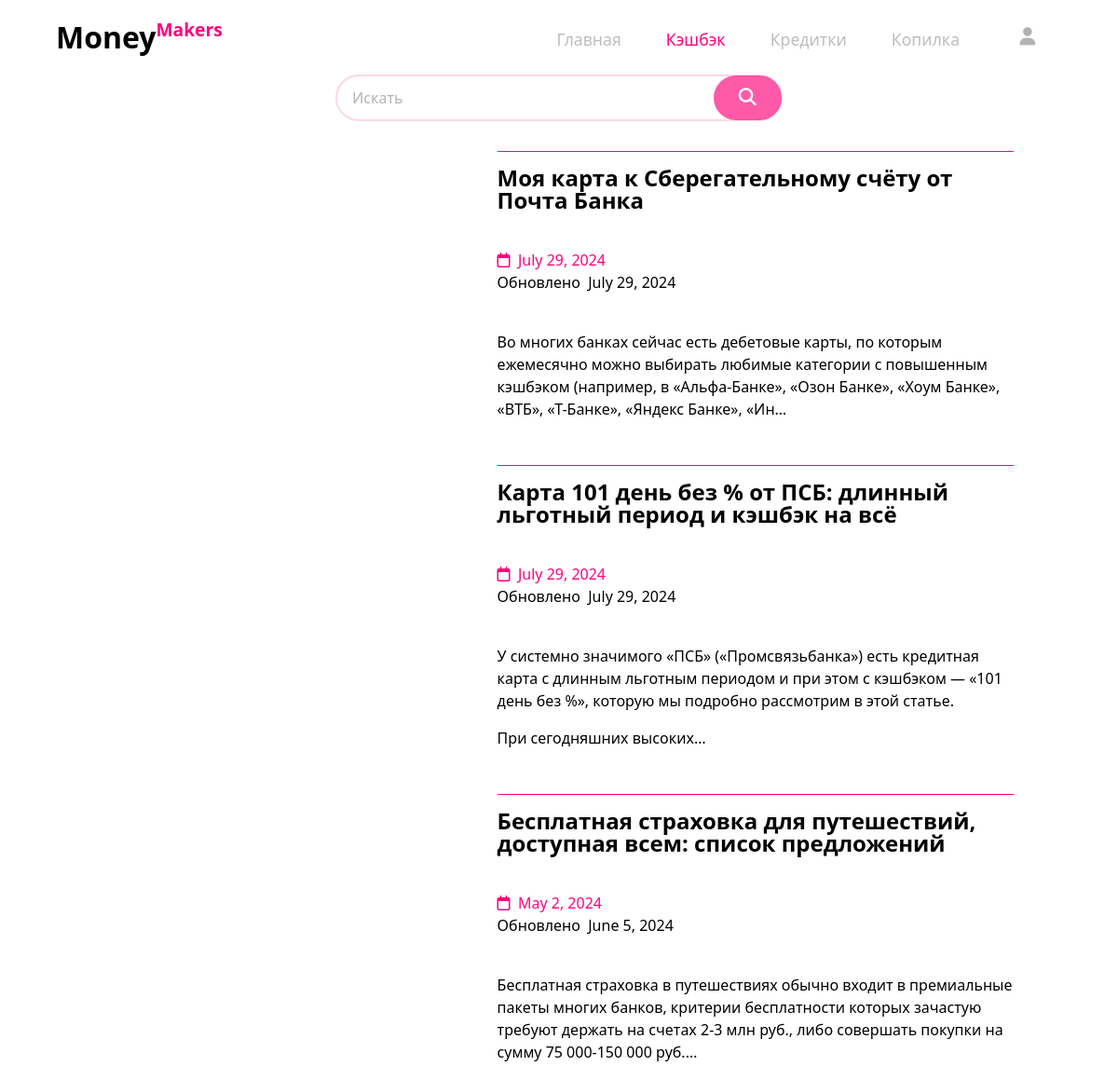
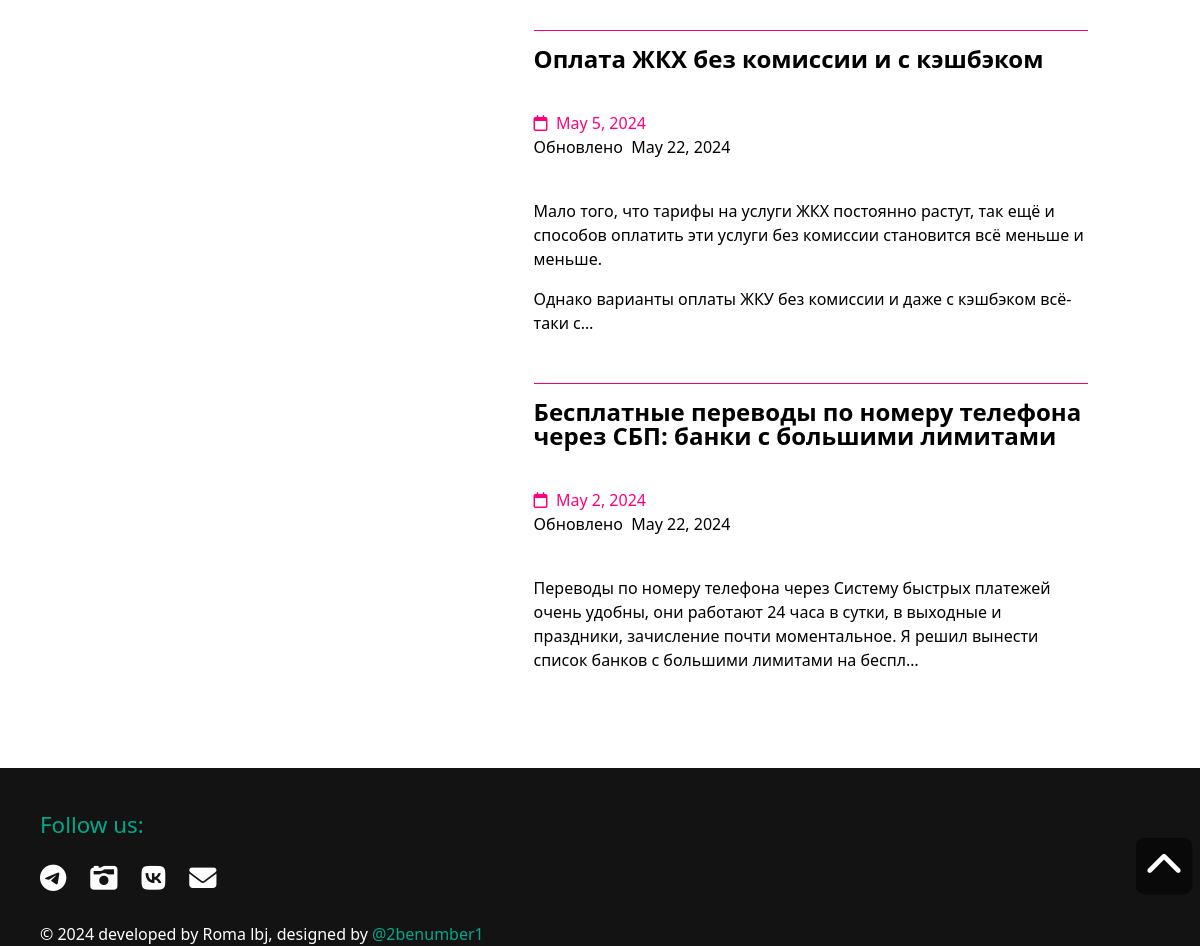
The page /debit on the database its author committed (2 pictures, top to bottom).
### main/models.py (models this page shows, shortened)
class Articles(models.Model):
    credit = 'credit'
    debit = 'debit'
    savings = 'savings'
    CATEGORIES = [(credit, 'Кредитки'), (debit, 'Дебетухи'), (savings, 'Накопилка')]
    title = models.CharField(max_length=255)
    category = models.CharField(max_length=50, choices=CATEGORIES, blank=False)
    content = models.TextField()
    photo = models.ImageField(upload_to="images")
    time_create = models.DateTimeField(auto_now_add=True)
    time_update = models.DateTimeField(auto_now_add=True)
    likes = models.ManyToManyField(User, related_name='likes')
    comments_amount = models.IntegerField(default=0)
    class Meta:
        verbose_name = 'Article'
        verbose_name_plural = 'Articles'

### main/views.py (the view)
# urls.py: path('debit', views.debit, name='debit'),
def debit(request):
    context = {
        'articles': Articles.objects.filter(category='debit').order_by('-time_update'),
    }
    return render(request, 'main/debit.html', context)

### main/templates/main/debit.html (shortened to what this page needs)
{% extends 'main/layout.html' %}
{% block content %}
    <div class="search_form_container">
        <form class="search_form" action="{% url 'searched_for' %}" method="POST">
            <input class="search_input" type="search" placeholder="Искать" name="searched">
            <button class="search_button" type="submit"><i class="fa-solid fa-magnifying-glass"></i></button>
        </form>
    </div>
    <div class="credit_articles_list">
         <ul>
             {% for post in articles %}
                        <li>
                            <a href="{% url 'article_detail' category=post.category id=post.id %}">
                                <div class="post">
                                    <div class="image" style="background-image: url('{{post.photo.url}}');"></div>
                                    <div class="all_info">
                                        <p class="title">{{post.title}}</p>
                                        <p class="time time_create"><i class="fa-regular fa-calendar"></i>&nbsp;&nbsp;{{post.time_create|date}}</p>
                                        <p class="time time_update">Обновлено&nbsp;&nbsp;{{post.time_update|date}}</p>
                                        <p class="contents">{{post.content | truncatechars:220  | safe}}</p>
                                    </div>
                                </div>
                            </a>
                        </li>
             {% endfor %}
         </ul>
    </div>
{% endblock %}

### main/static/main/css/main.css (style rules this page uses)
:root { --header-height: 3rem; --hue: 174; --sat: 63%; --first-color: hsl(var(--hue), var(--sat), 40%); --first-color-alt: hsl(var(--hue), var(--sat), 36%); --title-color: hsl(var(--hue), 12%, 15%); --text-color: hsl(var(--hue), 8%, 35%); --body-color: hsl(var(--hue), 100%, 99%); --container-color: #fff; --body-font: "Work Sans", sans-serif; --h1-font-size: 1.5rem; --normal-font-size: 1rem; --tiny-font-size: .625rem; --z-tooltip: 10; --z-fixed: 100; --shadow-color-darker: rgba(128, 128, 128, 0.1); --shadow-color-medium: rgba(128, 128, 128, 0.05); --shadow-color: rgba(128, 128, 128, 0.02); --blur-radius: 0px; --dark-bright-color: #01a88b; --dark-light-color: #d8f0ed; }
@media screen and (min-width: 968px) { :root { --h1-font-size: 2.25rem; --normal-font-size: 1.1rem; } }
* { box-sizing: border-box; padding: 0; margin: 0; }
body { margin: 0; padding: 0; font-family: var(--body-font); font-size: var(--normal-font-size); background-color: var(--body-color); color: var(--text-color); overflow-x: hidden; scroll-behavior: smooth; }
ul { list-style: none; }
.credit_articles_list { margin: 0 0 10vh 0; padding: 2vh 0 0 10vh; width: 100vw; display: flex; align-items: center; justify-content: flex-start; }
.credit_articles_list ul { margin: 0; padding: 0; width: 90%; height: 100%; display: flex; align-items: center; justify-content: center; flex-direction: column; }
.credit_articles_list ul li { width: 100%; min-height: 35vh; margin: 0 0 2vh 0; padding: 2vh 0 0 0; display: flex; align-items: center; justify-content: center; }
.credit_articles_list a { text-decoration: none; color: black; width: 100%; height: 100%; margin: 0; padding: 0; }
.credit_articles_list ul li:last-child { margin: 0; }
.credit_articles_list .post { width: 100%; height: 100%; margin: 0; padding: 0; display: flex; align-items: flex-start; justify-content: space-between; }
.credit_articles_list .image { min-width: 40%; min-height: 35vh; border-radius: 20px; background-repeat: no-repeat; background-size: cover; background-position: center center; }
.credit_articles_list .all_info { margin: 0 0 0 5vh; padding: 2vh 0 0 0; height: 100%; width: 55%; display: flex; justify-content: flex-start; flex-direction: column; align-items: flex-start; border-top: 1px solid #ff007d; }
.credit_articles_list .title { font-size: 1.5rem; font-weight: 550; line-height: 1.5rem; transition: .2s; }
.credit_articles_list .time { line-height: 1.5rem; margin: 0; font-size: 1rem; }
.credit_articles_list .time_create { margin-top: 3vh; }
.credit_articles_list .time_update { margin-bottom: 3vh; }
.credit_articles_list .contents { font-size: 1.1rem; font-weight: 300; line-height: 1.5rem; }
.credit_articles_list i, .credit_articles_list .time_create { color: #ff007d; }
input { width: 85%; height: 6vh; border-color: transparent; background-color: transparent; }
form input::placeholder { transition: .25s; }
.search_form_container { background-color: #ffffff; margin: 10vh 0 0 0; width: 40vw; display: flex; justify-content: center; align-items: center; }
.search_form_container form { width: 100%; height: 100%; display: flex; justify-content: flex-end; align-items: center; flex-direction: row; position: relative; position: relative; }
.search_form_container button { background-color: #ff007da6; color: white; height: 48px; padding: 0.5% 2%; margin: 0; align-items: center; justify-content: center; font-size: 1rem; border-color: transparent; border-radius: 40px; transition: .3s; position: absolute; right: 1px; }
.search_form_container i { font-size: 1.2rem; transition: .3s; width: 50px; }
.search_form_container input { border: 2px solid #fcd8e2; border-radius: 40px; padding-left: 2vh; height: 50px; width: 40vw; }
input::placeholder { color: rgba(0, 0, 0, 0.3); }
.reset_password label, ul { display: none; }

### rows shown on the page
Articles: title "Моя карта к Сберегательному счёту от Почта Банка", time_create "July 29, 2024", time_update "July 29, 2024", content "Во многих банках сейчас есть дебетовые карты, по которым ежемесячно можно выбирать любимые категории с повышенным кэшбэком (например, в «Альфа-Банке», «Озон Банке», «Хоум Банке», «ВТБ», «Т-Банке», «Яндекс Банке», «Ин…"
Articles: title "Карта 101 день без % от ПСБ: длинный льготный период и кэшбэк на всё", time_create "July 29, 2024", time_update "July 29, 2024", content "У системно значимого «ПСБ» («Промсвязьбанка») есть кредитная карта с длинным льготным периодом и при этом с кэшбэком — «101 день без %», которую мы подробно рассмотрим в этой статье. При сегодняшних высоких…"
Articles: title "Бесплатная страховка для путешествий, доступная всем: список предложений", time_create "May 2, 2024", time_update "June 5, 2024", content "Бесплатная страховка в путешествиях обычно входит в премиальные пакеты многих банков, критерии бесплатности которых зачастую требуют держать на счетах 2-3 млн руб., либо совершать покупки на сумму 75 000-150 000 руб.…"
Articles: title "Оплата ЖКХ без комиссии и с кэшбэком", time_create "May 5, 2024", time_update "May 22, 2024", content "Мало того, что тарифы на услуги ЖКХ постоянно растут, так ещё и способов оплатить эти услуги без комиссии становится всё меньше и меньше. Однако варианты оплаты ЖКУ без комиссии и даже с кэшбэком всё-таки с…"
Articles: title "Бесплатные переводы по номеру телефона через СБП: банки с большими лимитами", time_create "May 2, 2024", time_update "May 22, 2024", content "Переводы по номеру телефона через Систему быстрых платежей очень удобны, они работают 24 часа в сутки, в выходные и праздники, зачисление почти моментальное. Я решил вынести список банков с большими лимитами на беспл…"
